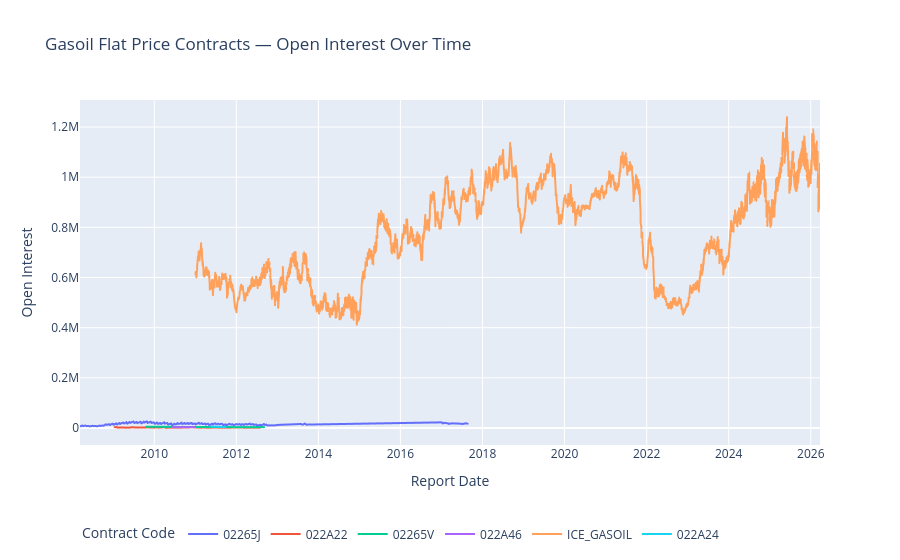

The code cell stored with this chart in its notebook:
### Markdown cell above
## Open Interest Over Time by Contract

### Code cell
fig = px.line(
    gasoil.sort_values("report_date"),
    x="report_date",
    y="open_interest_all",
    color="cftc_contract_market_code",
    hover_data=["market_and_exchange_names"],
    title="Gasoil Flat Price Contracts — Open Interest Over Time",
    labels={
        "report_date": "Report Date",
        "open_interest_all": "Open Interest",
        "cftc_contract_market_code": "Contract Code",
    },
)
fig.update_layout(legend=dict(orientation="h", yanchor="bottom", y=-0.3))
fig.show()

### Figure 1 — Plotly figure (JSON) as saved in the notebook; plotly's stock layout.template omitted (floating-point values rounded to 4 significant figures; data arrays with more than 128 entries replaced by an {"elided": "..."} marker saying what was removed)
{"data": [{"customdata": {"elided": "266x1 str values"}, "hovertemplate": "Contract Code=02265J<br>Report Date=%{x}<br>Open Interest=%{y}<br>market_and_exchange_names=%{customdata[0]}<extra></extra>", "legendgroup": "02265J", "line": {"color": "#636efa", "dash": "solid"}, "marker": {"symbol": "circle"}, "mode": "lines", "name": "02265J", "showlegend": true, "type": "scattergl", "x": {"elided": "266 str values"}, "xaxis": "x", "y": {"elided": "266 float values"}, "yaxis": "y"}, {"customdata": [["SING GASOIL BALMO SWAP - NEW YORK MERCANTILE EXCHANGE"], ["SING GASOIL BALMO SWAP - NEW YORK MERCANTILE EXCHANGE"], ["SING GASOIL BALMO SWAP - NEW YORK MERCANTILE EXCHANGE"], ["SING GASOIL BALMO SWAP - NEW YORK MERCANTILE EXCHANGE"], ["SING GASOIL BALMO SWAP - NEW YORK MERCANTILE EXCHANGE"], ["SING GASOIL BALMO SWAP - NEW YORK MERCANTILE EXCHANGE"], ["SING GASOIL BALMO SWAP - NEW YORK MERCANTILE EXCHANGE"], ["SING GASOIL BALMO SWAP - NEW YORK MERCANTILE EXCHANGE"], ["SING GASOIL BALMO SWAP - NEW YORK MERCANTILE EXCHANGE"], ["SING GASOIL BALMO SWAP - NEW YORK MERCANTILE EXCHANGE"], ["SING GASOIL BALMO SWAP - NEW YORK MERCANTILE EXCHANGE"], ["SING GASOIL BALMO SWAP - NEW YORK MERCANTILE EXCHANGE"], ["SING GASOIL BALMO SWAP - NEW YORK MERCANTILE EXCHANGE"], ["SING GASOIL BALMO SWAP - NEW YORK MERCANTILE EXCHANGE"], ["SING GASOIL BALMO SWAP - NEW YORK MERCANTILE EXCHANGE"], ["SING GASOIL BALMO SWAP - NEW YORK MERCANTILE EXCHANGE"], ["SING GASOIL BALMO SWAP - NEW YORK MERCANTILE EXCHANGE"], ["SING GASOIL BALMO SWAP - NEW YORK MERCANTILE EXCHANGE"], ["SING GASOIL BALMO SWAP - NEW YORK MERCANTILE EXCHANGE"], ["SING GASOIL BALMO SWAP - NEW YORK MERCANTILE EXCHANGE"], ["SING GASOIL BALMO SWAP - NEW YORK MERCANTILE EXCHANGE"], ["SING GASOIL BALMO SWAP - NEW YORK MERCANTILE EXCHANGE"], ["SING GASOIL BALMO SWAP - NEW YORK MERCANTILE EXCHANGE"], ["SING GASOIL BALMO SWAP - NEW YORK MERCANTILE EXCHANGE"], ["SING GASOIL BALMO SWAP - NEW YORK MERCANTILE EXCHANGE"], ["SING GASOIL BALMO SWAP - NEW YORK MERCANTILE EXCHANGE"], ["SING GASOIL BALMO SWAP - NEW YORK MERCANTILE EXCHANGE"], ["SING GASOIL BALMO SWAP - NEW YORK MERCANTILE EXCHANGE"], ["SING GASOIL BALMO SWAP - NEW YORK MERCANTILE EXCHANGE"], ["SING GASOIL BALMO SWAP - NEW YORK MERCANTILE EXCHANGE"], ["SING GASOIL BALMO SWAP - NEW YORK MERCANTILE EXCHANGE"], ["SING GASOIL BALMO SWAP - NEW YORK MERCANTILE EXCHANGE"], ["SING GASOIL BALMO SWAP - NEW YORK MERCANTILE EXCHANGE"], ["SING GASOIL BALMO SWAP - NEW YORK MERCANTILE EXCHANGE"], ["SING GASOIL BALMO SWAP - NEW YORK MERCANTILE EXCHANGE"], ["SING GASOIL BALMO SWAP - NEW YORK MERCANTILE EXCHANGE"], ["SING GASOIL BALMO SWAP - NEW YORK MERCANTILE EXCHANGE"], ["SING GASOIL BALMO SWAP - NEW YORK MERCANTILE EXCHANGE"], ["SING GASOIL BALMO SWAP - NEW YORK MERCANTILE EXCHANGE"], ["SING GASOIL BALMO SWAP - NEW YORK MERCANTILE EXCHANGE"], ["SING GASOIL BALMO SWAP - NEW YORK MERCANTILE EXCHANGE"], ["SING GASOIL BALMO SWAP - NEW YORK MERCANTILE EXCHANGE"], ["SING GASOIL BALMO SWAP - NEW YORK MERCANTILE EXCHANGE"], ["SING GASOIL BALMO SWAP - NEW YORK MERCANTILE EXCHANGE"], ["SING GASOIL BALMO SWAP - NEW YORK MERCANTILE EXCHANGE"], ["SING GASOIL BALMO SWAP - NEW YORK MERCANTILE EXCHANGE"], ["SING GASOIL BALMO SWAP - NEW YORK MERCANTILE EXCHANGE"], ["SING GASOIL BALMO SWAP - NEW YORK MERCANTILE EXCHANGE"], ["SING GASOIL BALMO SWAP - NEW YORK MERCANTILE EXCHANGE"], ["SING GASOIL BALMO SWAP - NEW YORK MERCANTILE EXCHANGE"], ["SING GASOIL BALMO SWAP - NEW YORK MERCANTILE EXCHANGE"], ["SING GASOIL BALMO SWAP - NEW YORK MERCANTILE EXCHANGE"], ["SING GASOIL BALMO SWAP - NEW YORK MERCANTILE EXCHANGE"], ["SING GASOIL BALMO SWAP - NEW YORK MERCANTILE EXCHANGE"], ["SING GASOIL BALMO SWAP - NEW YORK MERCANTILE EXCHANGE"], ["SING GASOIL BALMO SWAP - NEW YORK MERCANTILE EXCHANGE"], ["SING GASOIL BALMO SWAP - NEW YORK MERCANTILE EXCHANGE"], ["SING GASOIL BALMO SWAP - NEW YORK MERCANTILE EXCHANGE"], ["SING GASOIL BALMO SWAP - NEW YORK MERCANTILE EXCHANGE"], ["SING GASOIL BALMO SWAP - NEW YORK MERCANTILE EXCHANGE"], ["SING GASOIL BALMO SWAP - NEW YORK MERCANTILE EXCHANGE"], ["SING GASOIL BALMO SWAP - NEW YORK MERCANTILE EXCHANGE"], ["SING GASOIL BALMO SWAP - NEW YORK MERCANTILE EXCHANGE"], ["SING GASOIL BALMO SWAP - NEW YORK MERCANTILE EXCHANGE"], ["SING GASOIL BALMO SWAP - NEW YORK MERCANTILE EXCHANGE"], ["SING GASOIL BALMO SWAP - NEW YORK MERCANTILE EXCHANGE"], ["SING GASOIL BALMO SWAP - NEW YORK MERCANTILE EXCHANGE"], ["SING GASOIL BALMO SWAP - NEW YORK MERCANTILE EXCHANGE"]], "hovertemplate": "Contract Code=022A22<br>Report Date=%{x}<br>Open Interest=%{y}<br>market_and_exchange_names=%{customdata[0]}<extra></extra>", "legendgroup": "022A22", "line": {"color": "#EF553B", "dash": "solid"}, "marker": {"symbol": "circle"}, "mode": "lines", "name": "022A22", "showlegend": true, "type": "scattergl", "x": ["2009-01-13T00:00:00.000000000", "2009-01-20T00:00:00.000000000", "2009-01-27T00:00:00.000000000", "2009-02-10T00:00:00.000000000", "2009-02-17T00:00:00.000000000", "2009-02-24T00:00:00.000000000", "2009-05-19T00:00:00.000000000", "2009-05-26T00:00:00.000000000", "2009-06-09T00:00:00.000000000", "2009-06-16T00:00:00.000000000", "2009-06-23T00:00:00.000000000", "2009-06-30T00:00:00.000000000", "2009-07-14T00:00:00.000000000", "2009-07-21T00:00:00.000000000", "2009-07-28T00:00:00.000000000", "2009-08-11T00:00:00.000000000", "2009-08-18T00:00:00.000000000", "2009-08-25T00:00:00.000000000", "2009-09-01T00:00:00.000000000", "2009-10-13T00:00:00.000000000", "2009-10-20T00:00:00.000000000", "2009-10-27T00:00:00.000000000", "2010-01-05T00:00:00.000000000", "2010-01-12T00:00:00.000000000", "2010-01-19T00:00:00.000000000", "2010-01-26T00:00:00.000000000", "2010-02-09T00:00:00.000000000", "2010-02-16T00:00:00.000000000", "2010-02-23T00:00:00.000000000", "2010-03-09T00:00:00.000000000", "2010-03-16T00:00:00.000000000", "2010-03-23T00:00:00.000000000", "2010-03-30T00:00:00.000000000", "2010-04-13T00:00:00.000000000", "2010-04-20T00:00:00.000000000", "2010-04-27T00:00:00.000000000", "2010-06-15T00:00:00.000000000", "2010-06-22T00:00:00.000000000", "2010-06-29T00:00:00.000000000", "2010-11-09T00:00:00.000000000", "2010-11-16T00:00:00.000000000", "2010-11-23T00:00:00.000000000", "2010-11-30T00:00:00.000000000", "2011-02-15T00:00:00.000000000", "2011-02-22T00:00:00.000000000", "2011-03-01T00:00:00.000000000", "2011-03-22T00:00:00.000000000", "2011-03-29T00:00:00.000000000", "2011-04-12T00:00:00.000000000", "2011-04-19T00:00:00.000000000", "2011-04-26T00:00:00.000000000", "2011-06-21T00:00:00.000000000", "2011-06-28T00:00:00.000000000", "2011-10-11T00:00:00.000000000", "2011-10-18T00:00:00.000000000", "2011-10-25T00:00:00.000000000", "2011-11-01T00:00:00.000000000", "2012-01-03T00:00:00.000000000", "2012-02-14T00:00:00.000000000", "2012-02-21T00:00:00.000000000", "2012-02-28T00:00:00.000000000", "2012-03-13T00:00:00.000000000", "2012-03-20T00:00:00.000000000", "2012-03-27T00:00:00.000000000", "2012-07-10T00:00:00.000000000", "2012-07-17T00:00:00.000000000", "2012-07-24T00:00:00.000000000", "2012-07-31T00:00:00.000000000"], "xaxis": "x", "y": [3023.0, 3723.0, 3723.0, 1512.0, 1852.0, 1852.0, 1675.0, 1675.0, 2177.0, 2927.0, 2827.0, 2827.0, 1911.0, 2261.0, 2261.0, 1602.0, 2152.0, 2192.0, 2192.0, 2147.0, 2497.0, 2497.0, 1675.0, 2250.0, 2400.0, 2400.0, 1550.0, 2162.0, 2162.0, 1984.0, 3579.0, 3679.0, 3629.0, 1141.0, 1241.0, 1241.0, 1368.0, 1368.0, 1368.0, 2127.0, 2977.0, 2977.0, 2977.0, 1575.0, 1775.0, 1775.0, 1912.0, 1912.0, 1373.0, 1461.0, 1461.0, 1895.0, 1895.0, 1260.0, 1610.0, 1610.0, 1610.0, 1981.0, 1864.0, 1914.0, 1914.0, 1017.0, 1392.0, 1392.0, 1316.0, 1526.0, 1526.0, 1526.0], "yaxis": "y"}, {"customdata": [["GASOIL (ICE) SWAP - NEW YORK MERCANTILE EXCHANGE"], ["GASOIL (ICE) SWAP - NEW YORK MERCANTILE EXCHANGE"], ["GASOIL (ICE) SWAP - NEW YORK MERCANTILE EXCHANGE"], ["GASOIL (ICE) SWAP - NEW YORK MERCANTILE EXCHANGE"], ["GASOIL (ICE) SWAP - NEW YORK MERCANTILE EXCHANGE"], ["GASOIL (ICE) SWAP - NEW YORK MERCANTILE EXCHANGE"], ["GASOIL (ICE) SWAP - NEW YORK MERCANTILE EXCHANGE"], ["GASOIL (ICE) SWAP - NEW YORK MERCANTILE EXCHANGE"], ["GASOIL (ICE) SWAP - NEW YORK MERCANTILE EXCHANGE"], ["GASOIL (ICE) SWAP - NEW YORK MERCANTILE EXCHANGE"], ["GASOIL (ICE) SWAP - NEW YORK MERCANTILE EXCHANGE"], ["GASOIL (ICE) SWAP - NEW YORK MERCANTILE EXCHANGE"], ["GASOIL (ICE) SWAP - NEW YORK MERCANTILE EXCHANGE"], ["GASOIL (ICE) SWAP - NEW YORK MERCANTILE EXCHANGE"], ["GASOIL (ICE) SWAP - NEW YORK MERCANTILE EXCHANGE"], ["GASOIL (ICE) SWAP - NEW YORK MERCANTILE EXCHANGE"], ["GASOIL (ICE) SWAP - NEW YORK MERCANTILE EXCHANGE"], ["GASOIL (ICE) SWAP - NEW YORK MERCANTILE EXCHANGE"], ["GASOIL (ICE) SWAP - NEW YORK MERCANTILE EXCHANGE"], ["GASOIL (ICE) SWAP - NEW YORK MERCANTILE EXCHANGE"], ["GASOIL (ICE) SWAP - NEW YORK MERCANTILE EXCHANGE"], ["GASOIL (ICE) SWAP - NEW YORK MERCANTILE EXCHANGE"], ["GASOIL (ICE) SWAP - NEW YORK MERCANTILE EXCHANGE"], ["GASOIL (ICE) SWAP - NEW YORK MERCANTILE EXCHANGE"], ["GASOIL (ICE) SWAP - NEW YORK MERCANTILE EXCHANGE"], ["GASOIL (ICE) SWAP - NEW YORK MERCANTILE EXCHANGE"], ["GASOIL (ICE) SWAP - NEW YORK MERCANTILE EXCHANGE"], ["GASOIL (ICE) SWAP - NEW YORK MERCANTILE EXCHANGE"], ["GASOIL (ICE) SWAP - NEW YORK MERCANTILE EXCHANGE"], ["GASOIL (ICE) SWAP - NEW YORK MERCANTILE EXCHANGE"], ["GASOIL (ICE) SWAP - NEW YORK MERCANTILE EXCHANGE"], ["GASOIL (ICE) SWAP - NEW YORK MERCANTILE EXCHANGE"], ["GASOIL (ICE) SWAP - NEW YORK MERCANTILE EXCHANGE"], ["GASOIL (ICE) SWAP - NEW YORK MERCANTILE EXCHANGE"], ["GASOIL (ICE) SWAP - NEW YORK MERCANTILE EXCHANGE"], ["GASOIL (ICE) SWAP - NEW YORK MERCANTILE EXCHANGE"], ["GASOIL (ICE) SWAP - NEW YORK MERCANTILE EXCHANGE"], ["GASOIL (ICE) SWAP - NEW YORK MERCANTILE EXCHANGE"], ["GASOIL (ICE) SWAP - NEW YORK MERCANTILE EXCHANGE"], ["GASOIL (ICE) SWAP - NEW YORK MERCANTILE EXCHANGE"], ["GASOIL (ICE) SWAP - NEW YORK MERCANTILE EXCHANGE"], ["GASOIL (ICE) SWAP - NEW YORK MERCANTILE EXCHANGE"], ["GASOIL (ICE) SWAP - NEW YORK MERCANTILE EXCHANGE"], ["GASOIL (ICE) SWAP - NEW YORK MERCANTILE EXCHANGE"], ["GASOIL (ICE) SWAP - NEW YORK MERCANTILE EXCHANGE"], ["GASOIL (ICE) SWAP - NEW YORK MERCANTILE EXCHANGE"], ["GASOIL (ICE) SWAP - NEW YORK MERCANTILE EXCHANGE"], ["GASOIL (ICE) SWAP - NEW YORK MERCANTILE EXCHANGE"], ["GASOIL (ICE) SWAP - NEW YORK MERCANTILE EXCHANGE"], ["GASOIL (ICE) SWAP - NEW YORK MERCANTILE EXCHANGE"], ["GASOIL (ICE) SWAP - NEW YORK MERCANTILE EXCHANGE"], ["GASOIL (ICE) SWAP - NEW YORK MERCANTILE EXCHANGE"], ["GASOIL (ICE) SWAP - NEW YORK MERCANTILE EXCHANGE"], ["GASOIL (ICE) SWAP - NEW YORK MERCANTILE EXCHANGE"], ["GASOIL (ICE) SWAP - NEW YORK MERCANTILE EXCHANGE"], ["GASOIL (ICE) SWAP - NEW YORK MERCANTILE EXCHANGE"], ["GASOIL (ICE) SWAP - NEW YORK MERCANTILE EXCHANGE"], ["GASOIL (ICE) SWAP - NEW YORK MERCANTILE EXCHANGE"], ["GASOIL (ICE) SWAP - NEW YORK MERCANTILE EXCHANGE"], ["GASOIL (ICE) SWAP - NEW YORK MERCANTILE EXCHANGE"], ["GASOIL (ICE) SWAP - NEW YORK MERCANTILE EXCHANGE"], ["GASOIL (ICE) SWAP - NEW YORK MERCANTILE EXCHANGE"]], "hovertemplate": "Contract Code=02265V<br>Report Date=%{x}<br>Open Interest=%{y}<br>market_and_exchange_names=%{customdata[0]}<extra></extra>", "legendgroup": "02265V", "line": {"color": "#00cc96", "dash": "solid"}, "marker": {"symbol": "circle"}, "mode": "lines", "name": "02265V", "showlegend": true, "type": "scattergl", "x": ["2009-10-20T00:00:00.000000000", "2009-10-27T00:00:00.000000000", "2009-11-24T00:00:00.000000000", "2009-12-01T00:00:00.000000000", "2009-12-08T00:00:00.000000000", "2009-12-15T00:00:00.000000000", "2009-12-22T00:00:00.000000000", "2009-12-29T00:00:00.000000000", "2010-01-26T00:00:00.000000000", "2010-02-09T00:00:00.000000000", "2010-02-16T00:00:00.000000000", "2010-02-23T00:00:00.000000000", "2010-03-02T00:00:00.000000000", "2010-03-09T00:00:00.000000000", "2010-03-16T00:00:00.000000000", "2010-03-23T00:00:00.000000000", "2010-03-30T00:00:00.000000000", "2010-04-06T00:00:00.000000000", "2010-04-13T00:00:00.000000000", "2010-04-20T00:00:00.000000000", "2010-04-27T00:00:00.000000000", "2010-05-04T00:00:00.000000000", "2010-05-11T00:00:00.000000000", "2010-05-18T00:00:00.000000000", "2010-05-25T00:00:00.000000000", "2010-06-01T00:00:00.000000000", "2010-06-08T00:00:00.000000000", "2010-06-15T00:00:00.000000000", "2010-06-22T00:00:00.000000000", "2010-06-29T00:00:00.000000000", "2010-07-06T00:00:00.000000000", "2010-07-13T00:00:00.000000000", "2010-07-20T00:00:00.000000000", "2010-07-27T00:00:00.000000000", "2010-08-03T00:00:00.000000000", "2010-08-10T00:00:00.000000000", "2010-08-17T00:00:00.000000000", "2010-08-24T00:00:00.000000000", "2010-08-31T00:00:00.000000000", "2010-09-07T00:00:00.000000000", "2010-09-14T00:00:00.000000000", "2010-09-21T00:00:00.000000000", "2010-09-28T00:00:00.000000000", "2010-10-05T00:00:00.000000000", "2010-10-12T00:00:00.000000000", "2010-10-19T00:00:00.000000000", "2010-10-26T00:00:00.000000000", "2010-11-02T00:00:00.000000000", "2010-11-09T00:00:00.000000000", "2010-11-16T00:00:00.000000000", "2010-11-23T00:00:00.000000000", "2010-11-30T00:00:00.000000000", "2011-04-26T00:00:00.000000000", "2011-05-03T00:00:00.000000000", "2011-05-10T00:00:00.000000000", "2011-05-17T00:00:00.000000000", "2011-05-24T00:00:00.000000000", "2012-08-07T00:00:00.000000000", "2012-08-14T00:00:00.000000000", "2012-08-21T00:00:00.000000000", "2012-08-28T00:00:00.000000000", "2012-09-04T00:00:00.000000000"], "xaxis": "x", "y": [4857.0, 4923.0, 4959.0, 5183.0, 4949.0, 5064.0, 5086.0, 5102.0, 5146.0, 4837.0, 4928.0, 5100.0, 4684.0, 4702.0, 4855.0, 4892.0, 4936.0, 4519.0, 4637.0, 4652.0, 4719.0, 4330.0, 4287.0, 4349.0, 4733.0, 4849.0, 4423.0, 4453.0, 4442.0, 4509.0, 4091.0, 4248.0, 4268.0, 4416.0, 4037.0, 4083.0, 4281.0, 4527.0, 4646.0, 4271.0, 4280.0, 4329.0, 4386.0, 4036.0, 4058.0, 4110.0, 4126.0, 3781.0, 3868.0, 3914.0, 4112.0, 4177.0, 3955.0, 3747.0, 3798.0, 3818.0, 4030.0, 3346.0, 3344.0, 3355.0, 3358.0, 3352.0], "yaxis": "y"}, {"customdata": [["GASOIL AVG PRICE OPTIONS - NEW YORK MERCANTILE EXCHANGE"], ["GASOIL AVG PRICE OPTIONS - NEW YORK MERCANTILE EXCHANGE"], ["GASOIL AVG PRICE OPTIONS - NEW YORK MERCANTILE EXCHANGE"], ["GASOIL AVG PRICE OPTIONS - NEW YORK MERCANTILE EXCHANGE"]], "hovertemplate": "Contract Code=022A46<br>Report Date=%{x}<br>Open Interest=%{y}<br>market_and_exchange_names=%{customdata[0]}<extra></extra>", "legendgroup": "022A46", "line": {"color": "#ab63fa", "dash": "solid"}, "marker": {"symbol": "circle"}, "mode": "lines", "name": "022A46", "showlegend": true, "type": "scattergl", "x": ["2010-06-08T00:00:00.000000000", "2010-12-14T00:00:00.000000000", "2010-12-21T00:00:00.000000000", "2010-12-28T00:00:00.000000000"], "xaxis": "x", "y": [3369.0, 3561.0, 3492.0, 3539.0], "yaxis": "y"}, {"customdata": {"elided": "1590x1 str values"}, "hovertemplate": "Contract Code=ICE_GASOIL<br>Report Date=%{x}<br>Open Interest=%{y}<br>market_and_exchange_names=%{customdata[0]}<extra></extra>", "legendgroup": "ICE_GASOIL", "line": {"color": "#FFA15A", "dash": "solid"}, "marker": {"symbol": "circle"}, "mode": "lines", "name": "ICE_GASOIL", "showlegend": true, "type": "scattergl", "x": {"elided": "1590 str values"}, "xaxis": "x", "y": {"elided": "1590 float values"}, "yaxis": "y"}, {"customdata": [["GASOIL (ICE) MINI CAL SWAP - NEW YORK MERCANTILE EXCHANGE"], ["GASOIL (ICE) MINI CAL SWAP - NEW YORK MERCANTILE EXCHANGE"], ["GASOIL (ICE) MINI CAL SWAP - NEW YORK MERCANTILE EXCHANGE"], ["GASOIL (ICE) MINI CAL SWAP - NEW YORK MERCANTILE EXCHANGE"], ["GASOIL (ICE) MINI CAL SWAP - NEW YORK MERCANTILE EXCHANGE"], ["GASOIL (ICE) MINI CAL SWAP - NEW YORK MERCANTILE EXCHANGE"], ["GASOIL (ICE) MINI CAL SWAP - NEW YORK MERCANTILE EXCHANGE"], ["GASOIL (ICE) MINI CAL SWAP - NEW YORK MERCANTILE EXCHANGE"], ["GASOIL (ICE) MINI CAL SWAP - NEW YORK MERCANTILE EXCHANGE"]], "hovertemplate": "Contract Code=022A24<br>Report Date=%{x}<br>Open Interest=%{y}<br>market_and_exchange_names=%{customdata[0]}<extra></extra>", "legendgroup": "022A24", "line": {"color": "#19d3f3", "dash": "solid"}, "marker": {"symbol": "circle"}, "mode": "lines", "name": "022A24", "showlegend": true, "type": "scattergl", "x": ["2011-05-24T00:00:00.000000000", "2011-05-31T00:00:00.000000000", "2011-06-07T00:00:00.000000000", "2011-06-14T00:00:00.000000000", "2011-06-21T00:00:00.000000000", "2011-06-28T00:00:00.000000000", "2011-09-13T00:00:00.000000000", "2011-09-20T00:00:00.000000000", "2011-09-27T00:00:00.000000000"], "xaxis": "x", "y": [5758.0, 5743.0, 5212.0, 5317.0, 5317.0, 5317.0, 3868.0, 3847.0, 3850.0], "yaxis": "y"}], "layout": {"legend": {"orientation": "h", "title": {"text": "Contract Code"}, "tracegroupgap": 0, "y": -0.3, "yanchor": "bottom"}, "title": {"text": "Gasoil Flat Price Contracts — Open Interest Over Time"}, "xaxis": {"anchor": "y", "domain": [0, 1], "title": {"text": "Report Date"}}, "yaxis": {"anchor": "x", "domain": [0, 1], "title": {"text": "Open Interest"}}}}
